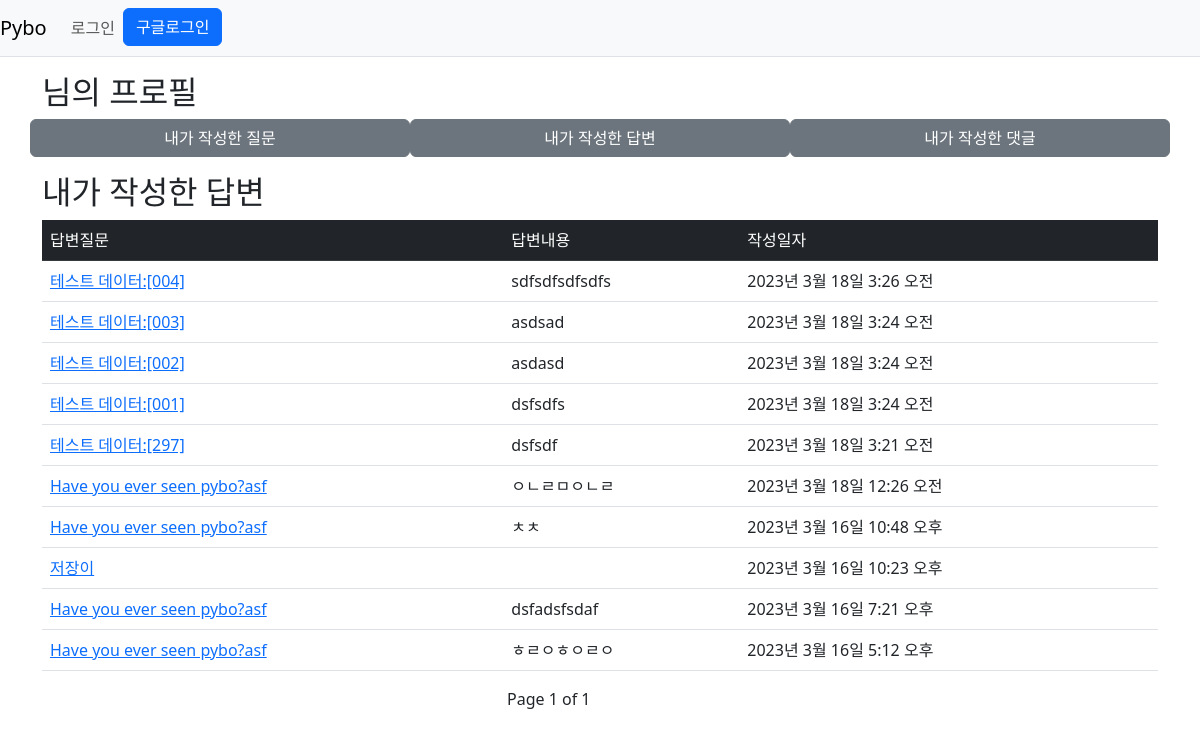
Screenshot of /pybo/profile/answer/1 with the database file from the repository.
### pybo/models.py (models this page shows, shortened)
class Answer(models.Model):
    question = models.ForeignKey(Question, on_delete=models.CASCADE)
    content = models.TextField()
    create_date = models.DateTimeField()
    author = models.ForeignKey(User, on_delete=models.CASCADE
                               ,related_name='author_answer')
    modify_date = models.DateTimeField(null=True, blank=True)
    voter = models.ManyToManyField(User, related_name='voter_answer')

class Question(models.Model):
    subject = models.CharField(max_length=200)
    content = models.TextField()
    create_date = models.DateTimeField()
    author = models.ForeignKey(User, on_delete=models.CASCADE
                               , related_name='author_question')
    modify_date = models.DateTimeField(null=True, blank=True)
    category = models.CharField(max_length=20)
    voter = models.ManyToManyField(User, related_name='voter_question')

### pybo/views/profile_views.py (the view)
# urls.py: path('profile/answer/<int:user_id>',profile_views.AnswerListView.as_view(),name='answer_view'),
class AnswerListView(ListView):
    model = Answer
    template_name = 'pybo/answer_profile.html'
    context_object_name = 'answers'
    paginate_by = 10
    def get_queryset(self):
        self.user = get_object_or_404(User, pk=self.kwargs['user_id'])
        return Answer.objects.filter(author=self.user).order_by('-create_date')

### templates/pybo/answer_profile.html (shortened to what this page needs)
{% extends 'base_profile.html' %}
{% block list %}
    <div class="my-3">
        <h2>내가 작성한 답변</h2>
        <table class="table">
            <tr class="table-dark">
                <td>답변질문</td>
                <td>답변내용</td>
                <td>작성일자</td>
            </tr>
        {% if answers %}
            {% for answer in answers %}
            <tr>
                <td><a href="{% url 'pybo:detail' answer.question.id %}">{{ answer.question.subject }}</a></td>
                <td>{{ answer.content }}</td>
                <td>{{ answer.create_date }}</td>
            </tr>
            {% endfor %}
            </table>
        <div class="pagination row">
    <span class="step-links row justify-content-center">
        <span class="current-page col-2 center-align">
            Page {{ page_obj.number }} of {{ page_obj.paginator.num_pages }}
        </span>
    </span>
  </div>
            {% else %}
        <h2>이곳은 조용하네요...</h2>
        {% endif %}
    </div>
{% endblock %}

### rows the page displays
Answer: question.subject "테스트 데이터:[004]", content "sdfsdfsdfsdfs", create_date "2023년 3월 18일 3:26 오전"
Answer: question.subject "테스트 데이터:[003]", content "asdsad", create_date "2023년 3월 18일 3:24 오전"
Answer: question.subject "테스트 데이터:[002]", content "asdasd", create_date "2023년 3월 18일 3:24 오전"
Answer: question.subject "테스트 데이터:[001]", content "dsfsdfs", create_date "2023년 3월 18일 3:24 오전"
Answer: question.subject "테스트 데이터:[297]", content "dsfsdf", create_date "2023년 3월 18일 3:21 오전"
Answer: question.subject "Have you ever seen pybo?asf", content "ㅇㄴㄹㅁㅇㄴㄹ", create_date "2023년 3월 18일 12:26 오전"
Answer: question.subject "Have you ever seen pybo?asf", content "ㅊㅊ", create_date "2023년 3월 16일 10:48 오후"
Answer: question.subject "저장이", create_date "2023년 3월 16일 10:23 오후"
Answer: question.subject "Have you ever seen pybo?asf", content "dsfadsfsdaf", create_date "2023년 3월 16일 7:21 오후"
Answer: question.subject "Have you ever seen pybo?asf", content "ㅎㄹㅇㅎㅇㄹㅇ", create_date "2023년 3월 16일 5:12 오후"

### other values shown
{{ page_obj.number }} "1"
{{ page_obj.paginator.num_pages }} "1"
